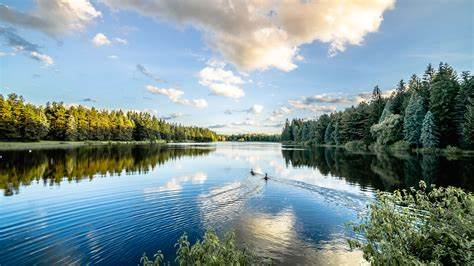
#> input picture Computer Vision/OIP.jpeg, 474 x 266 px
$ python adaptive_threshold.py
#> lines starting #> are read from the running program, lines starting #| are printed output that depends on the picture; after the words box and inside, x2 and y2 are one past the last pixel; in counts of white or black regions, pixels touching at a corner belong together
import cv2
import imutils

# Load the image
img = cv2.imread("OIP.jpeg")
#> img is the input picture: shape (266, 474, 3); mean B, G, R 151.7, 148.3, 127.6
if img is None:
    print("Error: Image not found! Check the file path.")
    exit()

# Display and save original image
cv2.imshow("Original Image", img)
cv2.imwrite("adaptive.jpeg", img)
cv2.waitKey(0)

# Convert to grayscale (required for thresholding)
gray = cv2.cvtColor(img, cv2.COLOR_BGR2GRAY)
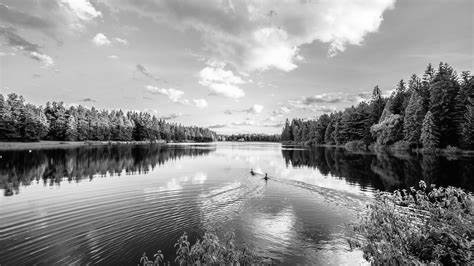
#> gray: shape (266, 474); min 0, max 255, mean 142.5

# 1. Otsu's Thresholding
_, otsu = cv2.threshold(gray, 0, 255, cv2.THRESH_BINARY + cv2.THRESH_OTSU)
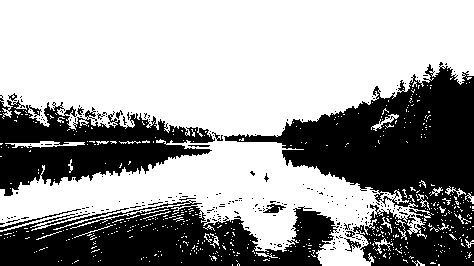
#> otsu: shape (266, 474); 62.1% white; 231 black regions (218 under 20 px), largest, box (x1, y1, x2, y2) and area: (224, 62, 474, 266) 22490, (0, 200, 339, 266) 13858, (0, 95, 215, 196) 10331
cv2.imshow("Otsu Threshold", otsu)
cv2.waitKey(0)

# 2. Adaptive Thresholding
adaptive = cv2.adaptiveThreshold(
    gray,
    255,
    cv2.ADAPTIVE_THRESH_MEAN_C,
    cv2.THRESH_BINARY,
    11,
    2
)
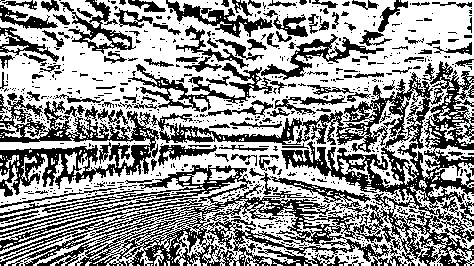
#> adaptive: shape (266, 474); 58.3% white; 792 black regions (661 under 20 px), largest, box (x1, y1, x2, y2) and area: (0, 61, 474, 266) 26140, (0, 94, 159, 197) 5845, (128, 63, 273, 112) 1702
cv2.imshow("Adaptive Threshold", adaptive)
cv2.waitKey(0)

# Optional: Rotate using imutils
rotated = imutils.rotate(img, angle=45)
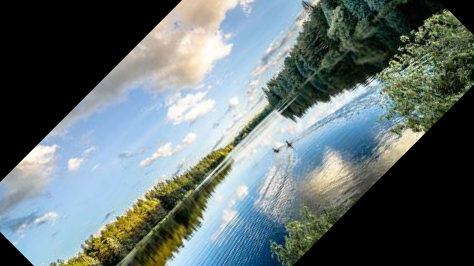
#> rotated: shape (266, 474, 3); mean B, G, R 113.4, 113, 100.4
cv2.imshow("Rotated Image", rotated)
cv2.waitKey(0)

# Save processed images
cv2.imwrite("otsu_threshold.jpg", otsu)
cv2.imwrite("adaptive_threshold.jpg", adaptive)
cv2.imwrite("rotated_image.jpg", rotated)

# Close all windows
cv2.destroyAllWindows()

$ run again, with Computer Vision/face.jpeg copied over Computer Vision/OIP.jpeg
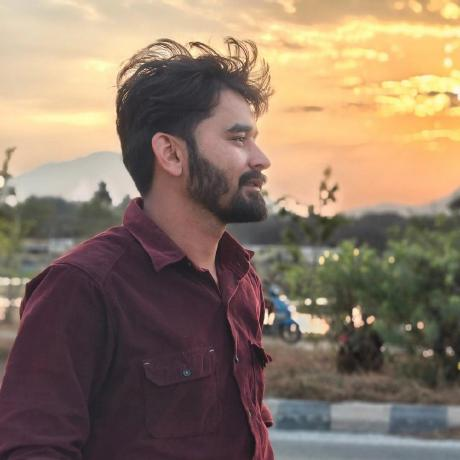
#> input picture Computer Vision/face.jpeg, 460 x 460 px
#> img is the input picture: shape (460, 460, 3); mean B, G, R 102.6, 120.9, 141.1
#> `_, otsu = cv2.threshold(gray, 0, 255, cv2.THRESH_BINARY + cv2.THRESH_O..`:
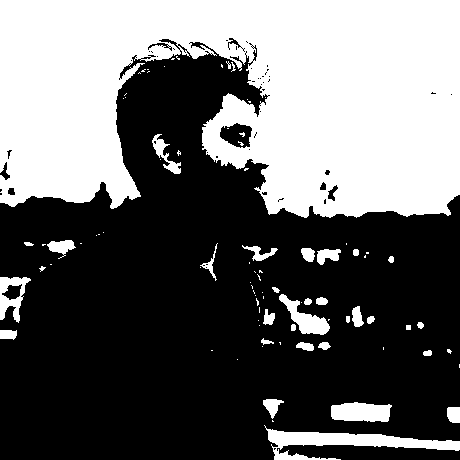
#> otsu: shape (460, 460); 40.4% white; 88 white regions (54 under 20 px), largest, box (x1, y1, x2, y2) and area: (0, 0, 460, 218) 77334, (264, 425, 460, 460) 2500, (331, 402, 392, 422) 999
#> adaptive: shape (460, 460); 67.6% white; 1032 black regions (817 under 20 px), largest, box (x1, y1, x2, y2) and area: (243, 204, 460, 390) 14056, (109, 36, 276, 460) 13103, (266, 380, 460, 441) 4048
#> `rotated = imutils.rotate(img, angle=45)`:
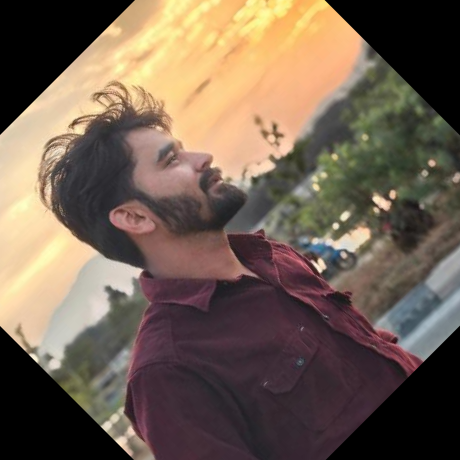
#> rotated: shape (460, 460, 3); mean B, G, R 82, 96.3, 113.3
